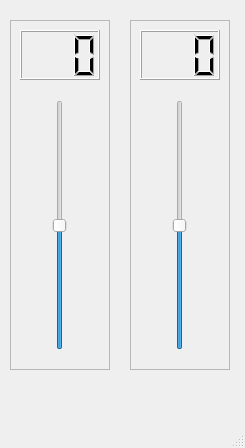
<?xml version="1.0" encoding="UTF-8"?>
<ui version="4.0">
 <class>MainWindow</class>
 <widget class="QMainWindow" name="MainWindow">
  <property name="geometry">
   <rect>
    <x>0</x>
    <y>0</y>
    <width>245</width>
    <height>448</height>
   </rect>
  </property>
  <property name="windowTitle">
   <string>MainWindow</string>
  </property>
  <widget class="QWidget" name="centralwidget">
   <widget class="QFrame" name="frame_left">
    <property name="geometry">
     <rect>
      <x>10</x>
      <y>20</y>
      <width>100</width>
      <height>350</height>
     </rect>
    </property>
    <property name="frameShape">
     <enum>QFrame::StyledPanel</enum>
    </property>
    <property name="frameShadow">
     <enum>QFrame::Raised</enum>
    </property>
    <widget class="QSlider" name="verticalSlider_left">
     <property name="geometry">
      <rect>
       <x>25</x>
       <y>80</y>
       <width>50</width>
       <height>250</height>
      </rect>
     </property>
     <property name="minimum">
      <number>-50</number>
     </property>
     <property name="maximum">
      <number>50</number>
     </property>
     <property name="orientation">
      <enum>Qt::Vertical</enum>
     </property>
    </widget>
    <widget class="QLCDNumber" name="lcdNumber_left">
     <property name="geometry">
      <rect>
       <x>10</x>
       <y>10</y>
       <width>80</width>
       <height>50</height>
      </rect>
     </property>
     <property name="digitCount">
      <number>3</number>
     </property>
    </widget>
   </widget>
   <widget class="QFrame" name="frame_right">
    <property name="geometry">
     <rect>
      <x>130</x>
      <y>20</y>
      <width>100</width>
      <height>350</height>
     </rect>
    </property>
    <property name="frameShape">
     <enum>QFrame::StyledPanel</enum>
    </property>
    <property name="frameShadow">
     <enum>QFrame::Raised</enum>
    </property>
    <widget class="QSlider" name="verticalSlider_right">
     <property name="geometry">
      <rect>
       <x>25</x>
       <y>80</y>
       <width>50</width>
       <height>250</height>
      </rect>
     </property>
     <property name="minimum">
      <number>-50</number>
     </property>
     <property name="maximum">
      <number>50</number>
     </property>
     <property name="orientation">
      <enum>Qt::Vertical</enum>
     </property>
    </widget>
    <widget class="QLCDNumber" name="lcdNumber_right">
     <property name="geometry">
      <rect>
       <x>10</x>
       <y>10</y>
       <width>80</width>
       <height>50</height>
      </rect>
     </property>
     <property name="digitCount">
      <number>3</number>
     </property>
    </widget>
   </widget>
  </widget>
  <widget class="QMenuBar" name="menubar">
   <property name="geometry">
    <rect>
     <x>0</x>
     <y>0</y>
     <width>245</width>
     <height>28</height>
    </rect>
   </property>
  </widget>
  <widget class="QStatusBar" name="statusbar"/>
 </widget>
 <resources/>
 <connections/>
</ui>
